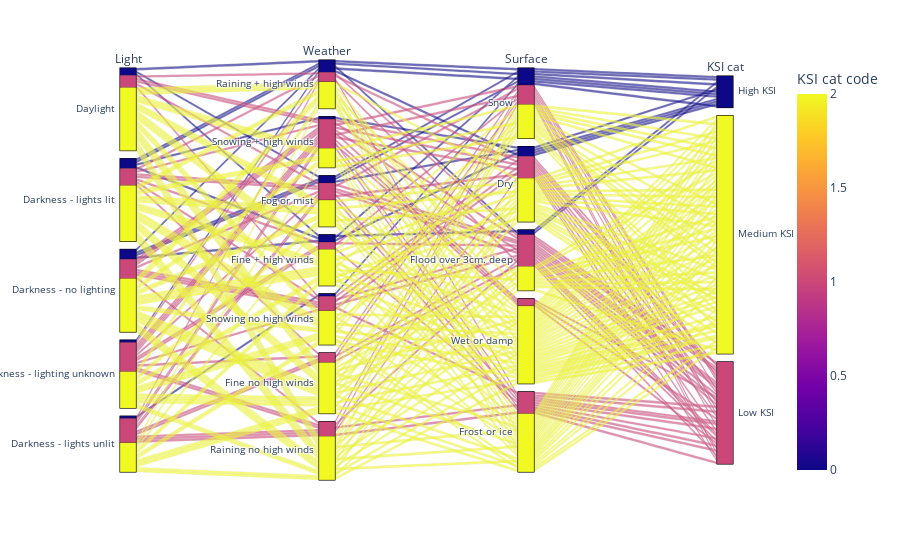

This figure's notebook cell:
### Code cell
fig = px.parallel_categories(df_ksi_props[['Light_Conditions', 'Weather_Conditions', 'Road_Surface_Conditions','KSI','KSI cat','KSI cat code']],
                             dimensions=['Light_Conditions', 'Weather_Conditions', 'Road_Surface_Conditions','KSI cat'],
                             color="KSI cat code",
#                              color_continuous_scale=px.colors.sequential.Inferno,
                             labels={'Light_Conditions':'Light', 'Weather_Conditions':'Weather', 'Road_Surface_Conditions':'Surface'}
                            )

fig.show()

### Figure 1 — Plotly figure (JSON) as saved in the notebook; plotly's stock layout.template omitted (floating-point values rounded to 4 significant figures; data arrays with more than 128 entries replaced by an {"elided": "..."} marker saying what was removed)
{"data": [{"dimensions": [{"label": "Light", "values": {"elided": "153 str values"}}, {"label": "Weather", "values": {"elided": "153 str values"}}, {"label": "Surface", "values": {"elided": "153 str values"}}, {"label": "KSI cat", "values": {"elided": "153 str values"}}], "domain": {"x": [0, 1], "y": [0, 1]}, "line": {"color": {"elided": "153 int values"}, "coloraxis": "coloraxis"}, "name": "", "type": "parcats"}], "layout": {"coloraxis": {"colorbar": {"title": {"text": "KSI cat code"}}, "colorscale": [[0, "#0d0887"], [0.1111, "#46039f"], [0.2222, "#7201a8"], [0.3333, "#9c179e"], [0.4444, "#bd3786"], [0.5556, "#d8576b"], [0.6667, "#ed7953"], [0.7778, "#fb9f3a"], [0.8889, "#fdca26"], [1, "#f0f921"]]}, "legend": {"tracegroupgap": 0}, "margin": {"t": 60}}}
